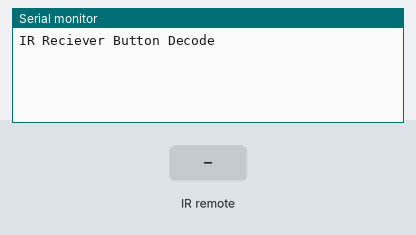
This sketch was run on a simulated Arduino Mega 2560, built with avr-gcc and run on an emulated ATmega2560. Shown: the last lines printed to the serial monitor. The test bench sets the inputs (shaded band).

Above: at 1.2 s.
1.3 s: infrared code 0xFFA25D received
At 1.9 s:
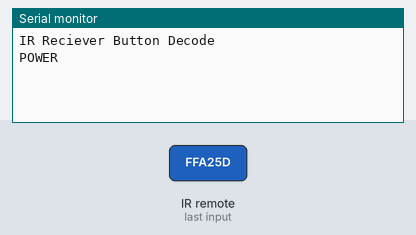
2.8 s: infrared code 0xFFE21D received
At 4.0 s:
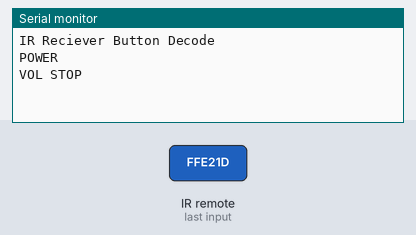
4.3 s: infrared code 0xFF629D received
At 5.4 s:
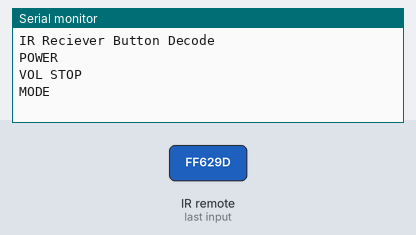
5.8 s: infrared code 0xFF22DD received
At 6.6 s:
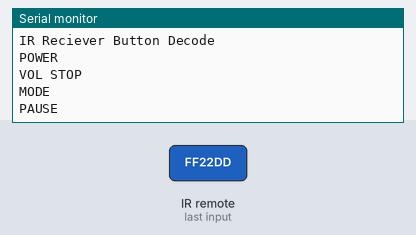
7.3 s: infrared code 0xFF02FD received
At 7.7 s:
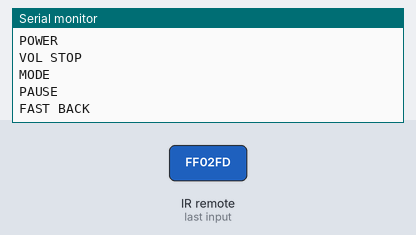
8.8 s: infrared code 0xFFC23D received
At 10.1 s:
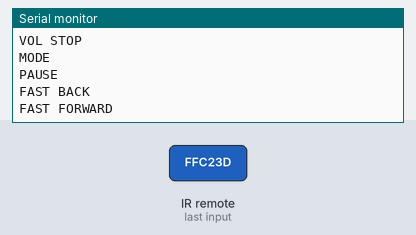

Measured:
- after the input at 1.3 s, the serial monitor: prints a new line at once (image 1)
- after the input at 2.8 s, the serial monitor: prints a new line at once (image 2)
- after the input at 4.3 s, the serial monitor: prints a new line at once (image 3)
- after the input at 5.8 s, the serial monitor: prints a new line at once (image 4)
- after the input at 7.3 s, the serial monitor: prints a new line at once (image 5)
- after the input at 8.8 s, the serial monitor: prints a new line at once (image 6)

The sketch:

LESSON15_MEGA.ino
```cpp
#include "IRremote.h"
//variables and declarations
const int reciever = 11;

IRrecv irrecv(reciever);
decode_results results;

void translateIR()
{
  switch(results.value)
  {
    case 0xFFA25D: Serial.println("POWER");  break;
    case 0xFFE21D: Serial.println("VOL STOP");  break;
    case 0xFF629D: Serial.println("MODE");  break;
    case 0xFF22DD: Serial.println("PAUSE");  break;
    case 0xFF02FD: Serial.println("FAST BACK");  break;
    case 0xFFC23D: Serial.println("FAST FORWARD");  break;
    case 0xFFE01F: Serial.println("EQ");  break;
    case 0xFFA857: Serial.println("VOL-");  break;
    case 0xFF906F: Serial.println("VOL+");  break;
    case 0xFF9867: Serial.println("RETURN");  break;
    case 0xFFB04F: Serial.println("USB SCAN");  break;
    case 0xFF6897: Serial.println("0");  break;
    case 0xFF30CF: Serial.println("1");  break;
    case 0xFF18E7: Serial.println("2");  break;
    case 0xFF7A85: Serial.println("3");  break;
    case 0xFF10EF: Serial.println("4");  break;
    case 0xFF38C7: Serial.println("5");  break;
    case 0xFF5AA5: Serial.println("6");  break;
    case 0xFF42BD: Serial.println("7");  break;
    case 0xFF4AB5: Serial.println("8");  break;
    case 0xFF52AD: Serial.println("9");  break;
    case 0xFFFFFF: Serial.println("REPEAT");  break;
    default:  Serial.println("other button   ");
  }
  delay(500);
}


void setup() {
  // put your setup code here, to run once:
  Serial.begin(9600);
  Serial.println("IR Reciever Button Decode");
  irrecv.enableIRIn();
}

void loop() {
  // put your main code here, to run repeatedly:
  if(irrecv.decode(&results))//recieve IR signal
  {
    translateIR();
    irrecv.resume();
  }

}
```
